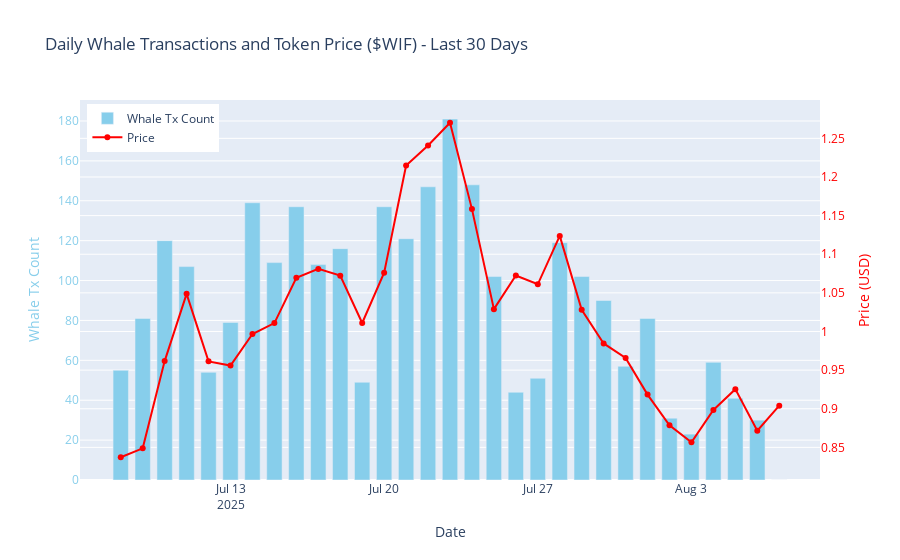

The notebook cell saved with this chart:
### Code cell
import matplotlib.pyplot as plt
import plotly.graph_objects as go #plotly for interactive plots
from joblib import load


# Load merged data
df = load("C:/Users/DELL/Documents/Data Science and Analytics/Mini Capstone/minic/Database/merged_wif_data.joblib")


fig = go.Figure()

# Bar chart for whale transactions
fig.add_trace(go.Bar(
    x=df['date'],
    y=df['whale_tx_count'],
    name='Whale Tx Count',
    marker_color='skyblue',
    yaxis='y1'
))

# Line chart for token price
fig.add_trace(go.Scatter(
    x=df['date'],
    y=df['price'],
    name='Price',
    mode='lines+markers',
    line=dict(color='red'),
    yaxis='y2'
))

# Layout configuration
fig.update_layout(
    title='Daily Whale Transactions and Token Price ($WIF) - Last 30 Days',
    xaxis=dict(title='Date'),
    yaxis=dict(
        title='Whale Tx Count',
        titlefont=dict(color='skyblue'),
        tickfont=dict(color='skyblue'),
    ),
    yaxis2=dict(
        title='Price (USD)',
        titlefont=dict(color='red'),
        tickfont=dict(color='red'),
        overlaying='y',
        side='right'
    ),
    legend=dict(x=0.01, y=0.99),
    bargap=0.3
)

fig.show()

### Figure 1 — Plotly figure (JSON) as saved in the notebook; plotly's stock layout.template omitted (floating-point values rounded to 4 significant figures)
{"data": [{"marker": {"color": "skyblue"}, "name": "Whale Tx Count", "type": "bar", "x": ["2025-07-08", "2025-07-09", "2025-07-10", "2025-07-11", "2025-07-12", "2025-07-13", "2025-07-14", "2025-07-15", "2025-07-16", "2025-07-17", "2025-07-18", "2025-07-19", "2025-07-20", "2025-07-21", "2025-07-22", "2025-07-23", "2025-07-24", "2025-07-25", "2025-07-26", "2025-07-27", "2025-07-28", "2025-07-29", "2025-07-30", "2025-07-31", "2025-08-01", "2025-08-02", "2025-08-03", "2025-08-04", "2025-08-05", "2025-08-06", "2025-08-07"], "y": [55, 81, 120, 107, 54, 79, 139, 109, 137, 108, 116, 49, 137, 121, 147, 181, 148, 102, 44, 51, 119, 102, 90, 57, 81, 31, 23, 59, 41, 30, 0], "yaxis": "y"}, {"line": {"color": "red"}, "mode": "lines+markers", "name": "Price", "type": "scatter", "x": ["2025-07-08", "2025-07-09", "2025-07-10", "2025-07-11", "2025-07-12", "2025-07-13", "2025-07-14", "2025-07-15", "2025-07-16", "2025-07-17", "2025-07-18", "2025-07-19", "2025-07-20", "2025-07-21", "2025-07-22", "2025-07-23", "2025-07-24", "2025-07-25", "2025-07-26", "2025-07-27", "2025-07-28", "2025-07-29", "2025-07-30", "2025-07-31", "2025-08-01", "2025-08-02", "2025-08-03", "2025-08-04", "2025-08-05", "2025-08-06", "2025-08-07"], "y": [0.8372, 0.8488, 0.9617, 1.049, 0.9613, 0.9558, 0.9967, 1.011, 1.07, 1.081, 1.072, 1.011, 1.076, 1.215, 1.241, 1.27, 1.158, 1.029, 1.073, 1.061, 1.124, 1.028, 0.9845, 0.9658, 0.9183, 0.8787, 0.8566, 0.8984, 0.9254, 0.8716, 0.9039], "yaxis": "y2"}], "layout": {"bargap": 0.3, "legend": {"x": 0.01, "y": 0.99}, "title": {"text": "Daily Whale Transactions and Token Price ($WIF) - Last 30 Days"}, "xaxis": {"title": {"text": "Date"}}, "yaxis": {"tickfont": {"color": "skyblue"}, "title": {"font": {"color": "skyblue"}, "text": "Whale Tx Count"}}, "yaxis2": {"overlaying": "y", "side": "right", "tickfont": {"color": "red"}, "title": {"font": {"color": "red"}, "text": "Price (USD)"}}}}
